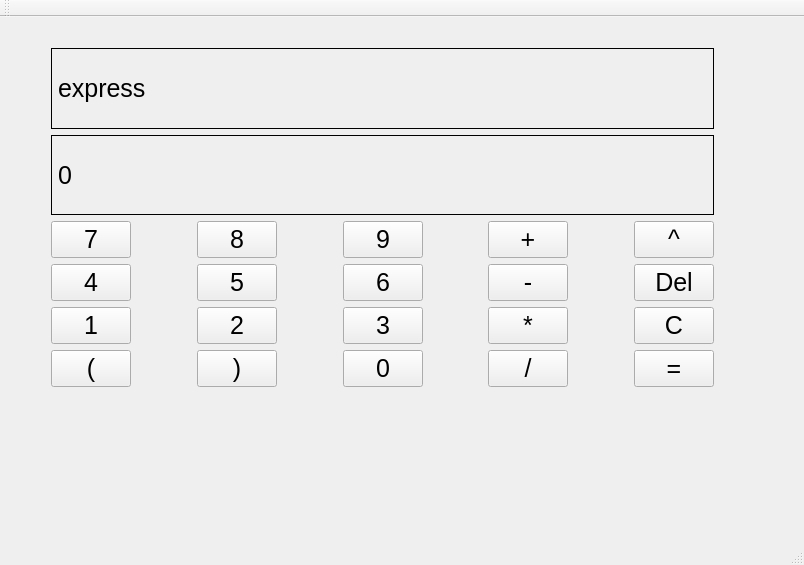
<?xml version="1.0" encoding="UTF-8"?>
<ui version="4.0">
 <class>MainWindow</class>
 <widget class="QMainWindow" name="MainWindow">
  <property name="geometry">
   <rect>
    <x>0</x>
    <y>0</y>
    <width>804</width>
    <height>565</height>
   </rect>
  </property>
  <property name="font">
   <font>
    <pointsize>19</pointsize>
   </font>
  </property>
  <property name="windowTitle">
   <string>MainWindow</string>
  </property>
  <widget class="QWidget" name="centralWidget">
   <widget class="QWidget" name="layoutWidget">
    <property name="geometry">
     <rect>
      <x>40</x>
      <y>20</y>
      <width>685</width>
      <height>361</height>
     </rect>
    </property>
    <layout class="QVBoxLayout" name="verticalLayout">
     <item>
      <widget class="QLabel" name="express">
       <property name="layoutDirection">
        <enum>Qt::LeftToRight</enum>
       </property>
       <property name="locale">
        <locale language="English" country="UnitedStates"/>
       </property>
       <property name="frameShape">
        <enum>QFrame::Box</enum>
       </property>
       <property name="lineWidth">
        <number>1</number>
       </property>
       <property name="text">
        <string>express</string>
       </property>
       <property name="wordWrap">
        <bool>true</bool>
       </property>
       <property name="indent">
        <number>-1</number>
       </property>
       <property name="textInteractionFlags">
        <set>Qt::NoTextInteraction</set>
       </property>
      </widget>
     </item>
     <item>
      <widget class="QLabel" name="answer">
       <property name="enabled">
        <bool>true</bool>
       </property>
       <property name="layoutDirection">
        <enum>Qt::LeftToRight</enum>
       </property>
       <property name="locale">
        <locale language="English" country="UnitedStates"/>
       </property>
       <property name="frameShape">
        <enum>QFrame::Box</enum>
       </property>
       <property name="lineWidth">
        <number>1</number>
       </property>
       <property name="text">
        <string>0</string>
       </property>
      </widget>
     </item>
     <item>
      <layout class="QHBoxLayout" name="horizontalLayout_4">
       <item>
        <widget class="QPushButton" name="Num7">
         <property name="text">
          <string>7</string>
         </property>
        </widget>
       </item>
       <item>
        <spacer name="horizontalSpacer">
         <property name="orientation">
          <enum>Qt::Horizontal</enum>
         </property>
         <property name="sizeHint" stdset="0">
          <size>
           <width>40</width>
           <height>20</height>
          </size>
         </property>
        </spacer>
       </item>
       <item>
        <widget class="QPushButton" name="Num8">
         <property name="text">
          <string>8</string>
         </property>
        </widget>
       </item>
       <item>
        <spacer name="horizontalSpacer_2">
         <property name="orientation">
          <enum>Qt::Horizontal</enum>
         </property>
         <property name="sizeHint" stdset="0">
          <size>
           <width>40</width>
           <height>20</height>
          </size>
         </property>
        </spacer>
       </item>
       <item>
        <widget class="QPushButton" name="Num9">
         <property name="text">
          <string>9</string>
         </property>
        </widget>
       </item>
       <item>
        <spacer name="horizontalSpacer_9">
         <property name="orientation">
          <enum>Qt::Horizontal</enum>
         </property>
         <property name="sizeHint" stdset="0">
          <size>
           <width>40</width>
           <height>20</height>
          </size>
         </property>
        </spacer>
       </item>
       <item>
        <widget class="QPushButton" name="sum">
         <property name="text">
          <string>+</string>
         </property>
        </widget>
       </item>
       <item>
        <spacer name="horizontalSpacer_13">
         <property name="orientation">
          <enum>Qt::Horizontal</enum>
         </property>
         <property name="sizeHint" stdset="0">
          <size>
           <width>40</width>
           <height>20</height>
          </size>
         </property>
        </spacer>
       </item>
       <item>
        <widget class="QPushButton" name="exp">
         <property name="text">
          <string>^</string>
         </property>
        </widget>
       </item>
      </layout>
     </item>
     <item>
      <layout class="QHBoxLayout" name="horizontalLayout_3">
       <item>
        <widget class="QPushButton" name="Num4">
         <property name="text">
          <string>4</string>
         </property>
        </widget>
       </item>
       <item>
        <spacer name="horizontalSpacer_3">
         <property name="orientation">
          <enum>Qt::Horizontal</enum>
         </property>
         <property name="sizeHint" stdset="0">
          <size>
           <width>40</width>
           <height>20</height>
          </size>
         </property>
        </spacer>
       </item>
       <item>
        <widget class="QPushButton" name="Num5">
         <property name="text">
          <string>5</string>
         </property>
        </widget>
       </item>
       <item>
        <spacer name="horizontalSpacer_4">
         <property name="orientation">
          <enum>Qt::Horizontal</enum>
         </property>
         <property name="sizeHint" stdset="0">
          <size>
           <width>40</width>
           <height>20</height>
          </size>
         </property>
        </spacer>
       </item>
       <item>
        <widget class="QPushButton" name="Num6">
         <property name="text">
          <string>6</string>
         </property>
        </widget>
       </item>
       <item>
        <spacer name="horizontalSpacer_10">
         <property name="orientation">
          <enum>Qt::Horizontal</enum>
         </property>
         <property name="sizeHint" stdset="0">
          <size>
           <width>40</width>
           <height>20</height>
          </size>
         </property>
        </spacer>
       </item>
       <item>
        <widget class="QPushButton" name="minus">
         <property name="text">
          <string>-</string>
         </property>
        </widget>
       </item>
       <item>
        <spacer name="horizontalSpacer_14">
         <property name="orientation">
          <enum>Qt::Horizontal</enum>
         </property>
         <property name="sizeHint" stdset="0">
          <size>
           <width>40</width>
           <height>20</height>
          </size>
         </property>
        </spacer>
       </item>
       <item>
        <widget class="QPushButton" name="delete_2">
         <property name="text">
          <string>Del</string>
         </property>
        </widget>
       </item>
      </layout>
     </item>
     <item>
      <layout class="QHBoxLayout" name="horizontalLayout_2">
       <item>
        <widget class="QPushButton" name="Num1">
         <property name="text">
          <string>1</string>
         </property>
        </widget>
       </item>
       <item>
        <spacer name="horizontalSpacer_5">
         <property name="orientation">
          <enum>Qt::Horizontal</enum>
         </property>
         <property name="sizeHint" stdset="0">
          <size>
           <width>40</width>
           <height>20</height>
          </size>
         </property>
        </spacer>
       </item>
       <item>
        <widget class="QPushButton" name="Num2">
         <property name="text">
          <string>2</string>
         </property>
        </widget>
       </item>
       <item>
        <spacer name="horizontalSpacer_6">
         <property name="orientation">
          <enum>Qt::Horizontal</enum>
         </property>
         <property name="sizeHint" stdset="0">
          <size>
           <width>40</width>
           <height>20</height>
          </size>
         </property>
        </spacer>
       </item>
       <item>
        <widget class="QPushButton" name="Num3">
         <property name="text">
          <string>3</string>
         </property>
        </widget>
       </item>
       <item>
        <spacer name="horizontalSpacer_11">
         <property name="orientation">
          <enum>Qt::Horizontal</enum>
         </property>
         <property name="sizeHint" stdset="0">
          <size>
           <width>40</width>
           <height>20</height>
          </size>
         </property>
        </spacer>
       </item>
       <item>
        <widget class="QPushButton" name="product">
         <property name="text">
          <string>*</string>
         </property>
        </widget>
       </item>
       <item>
        <spacer name="horizontalSpacer_15">
         <property name="orientation">
          <enum>Qt::Horizontal</enum>
         </property>
         <property name="sizeHint" stdset="0">
          <size>
           <width>40</width>
           <height>20</height>
          </size>
         </property>
        </spacer>
       </item>
       <item>
        <widget class="QPushButton" name="clear">
         <property name="text">
          <string>C</string>
         </property>
        </widget>
       </item>
      </layout>
     </item>
     <item>
      <layout class="QHBoxLayout" name="horizontalLayout">
       <item>
        <widget class="QPushButton" name="left">
         <property name="text">
          <string>(</string>
         </property>
        </widget>
       </item>
       <item>
        <spacer name="horizontalSpacer_7">
         <property name="orientation">
          <enum>Qt::Horizontal</enum>
         </property>
         <property name="sizeHint" stdset="0">
          <size>
           <width>40</width>
           <height>20</height>
          </size>
         </property>
        </spacer>
       </item>
       <item>
        <widget class="QPushButton" name="right">
         <property name="text">
          <string>)</string>
         </property>
        </widget>
       </item>
       <item>
        <spacer name="horizontalSpacer_8">
         <property name="orientation">
          <enum>Qt::Horizontal</enum>
         </property>
         <property name="sizeHint" stdset="0">
          <size>
           <width>40</width>
           <height>20</height>
          </size>
         </property>
        </spacer>
       </item>
       <item>
        <widget class="QPushButton" name="Num0">
         <property name="text">
          <string>0</string>
         </property>
        </widget>
       </item>
       <item>
        <spacer name="horizontalSpacer_12">
         <property name="orientation">
          <enum>Qt::Horizontal</enum>
         </property>
         <property name="sizeHint" stdset="0">
          <size>
           <width>40</width>
           <height>20</height>
          </size>
         </property>
        </spacer>
       </item>
       <item>
        <widget class="QPushButton" name="devide">
         <property name="text">
          <string>/</string>
         </property>
        </widget>
       </item>
       <item>
        <spacer name="horizontalSpacer_16">
         <property name="orientation">
          <enum>Qt::Horizontal</enum>
         </property>
         <property name="sizeHint" stdset="0">
          <size>
           <width>40</width>
           <height>20</height>
          </size>
         </property>
        </spacer>
       </item>
       <item>
        <widget class="QPushButton" name="equal">
         <property name="text">
          <string>=</string>
         </property>
        </widget>
       </item>
      </layout>
     </item>
    </layout>
   </widget>
  </widget>
  <widget class="QMenuBar" name="menuBar">
   <property name="geometry">
    <rect>
     <x>0</x>
     <y>0</y>
     <width>804</width>
     <height>34</height>
    </rect>
   </property>
  </widget>
  <widget class="QToolBar" name="mainToolBar">
   <attribute name="toolBarArea">
    <enum>TopToolBarArea</enum>
   </attribute>
   <attribute name="toolBarBreak">
    <bool>false</bool>
   </attribute>
  </widget>
  <widget class="QStatusBar" name="statusBar"/>
 </widget>
 <layoutdefault spacing="6" margin="11"/>
 <resources/>
 <connections/>
</ui>
